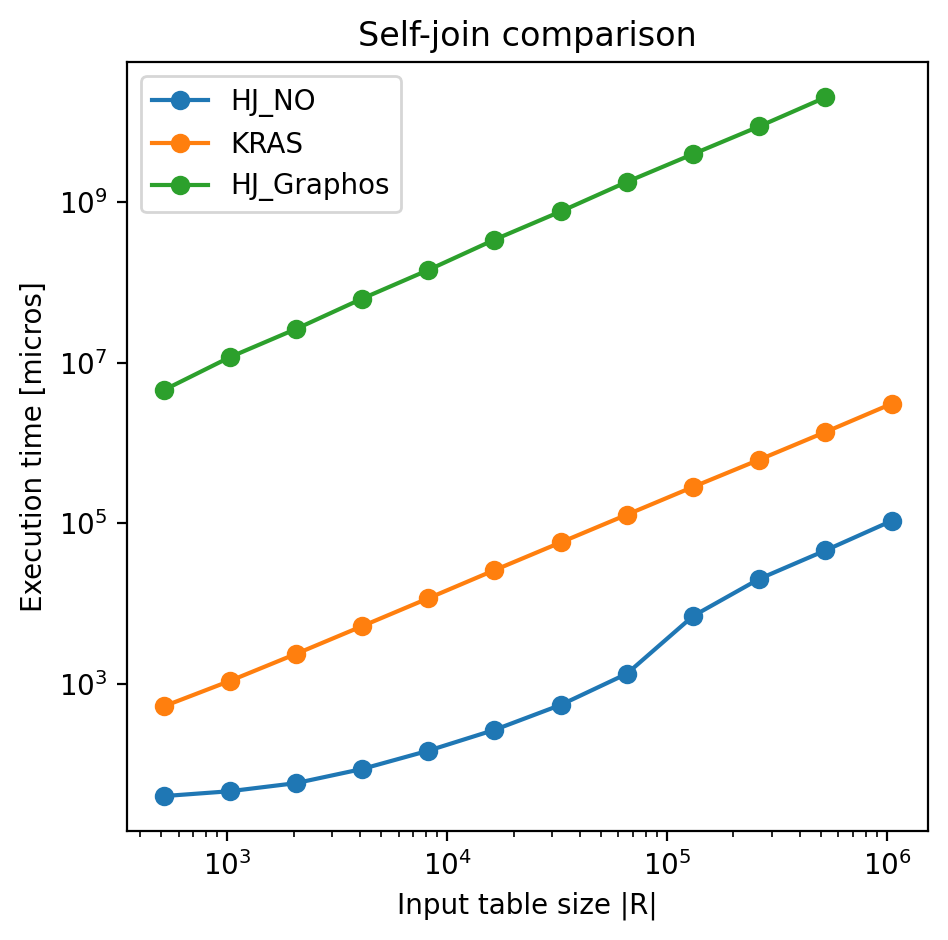

Generate this figure with Python:
#!/usr/bin/python3
import os
import statistics
import subprocess

import numpy as np
import pandas as pd
from matplotlib import pyplot as plt

import commons

import yaml

filename = os.path.basename(__file__)[:-3]
res_file = 'results/' + filename + '.csv'
img_file = 'results/'  + filename + '.png'


def join(algorithm, size, repetitions):
    print('Run self-join ' + algorithm + ' with size = ' + str(size) + ' ' + str(repetitions) + ' times')
    joinTimes = []

    for i in range(repetitions):
        command = './app -a ' + algorithm + ' -r ' + str(size) + ' -s ' + str(size) + ' --self-join '
        # stdout = ''
        try:
            stdout = subprocess.check_output(command, cwd='../', shell=True, stderr=subprocess.DEVNULL) \
                .decode('utf-8')
        except subprocess.CalledProcessError as e:
            print ("App error:\n", e.output)
            print (e.stdout)
            exit()
        print(stdout)
        for line in stdout.splitlines():
            if 'joinTotalTime' in line:
                time = int(commons.escape_ansi(line.split(": ", 1)[1]))
                joinTimes.append(time)

    joinTime = statistics.median(joinTimes)
    result = algorithm + ',' + str(size) + ',' + str(size) + ',' + str(joinTime)
    print('Join results: ' + result)
    f = open(res_file, 'a')
    f.write(result + '\n')
    f.close()

def plot():
    data = pd.read_csv(res_file)
    fig = plt.figure(figsize=(5,5))
    algorithms = data['algorithm'].unique()

    for algorithm in algorithms:
        df = data[data['algorithm'] == algorithm]
        sizes = df['sizeR']
        times = df['time']
        plt.plot(sizes, times, label=algorithm, marker='o')

    plt.title('Self-join comparison')
    plt.xlabel('Input table size |R|')
    plt.ylabel('Execution time [micros]')
    plt.xscale('log')
    plt.yscale('log')
    plt.legend()

    commons.savefig(img_file)


if __name__ == '__main__':

    with open('../config.yaml', 'r') as file:
        config = yaml.safe_load(file)

    algorithms = ['HJ_NO', 'KRAS', 'HJ_Graphos']
    sizes = 512 * (2 ** np.arange(12))

    if config['experiment']:
        if config['compile']:
            commons.remove_file(res_file)
            commons.init_file(res_file, "algorithm,sizeR,sizeS,time\n")
            commons.compile_app(config='Enclave/Enclave4GB.config.xml')
        for algorithm in algorithms:
            for size in sizes:
                join(algorithm, size, config['repetitions'])

    if config['plot']:
        plot()
